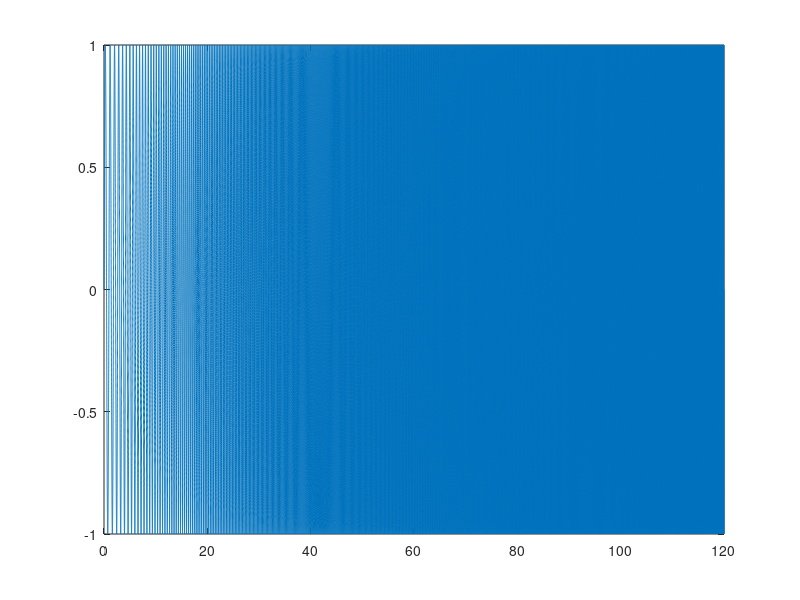

Reproduce this figure in MATLAB. (Note: this script raises an error after producing the figure.)

%% Constant
rad2deg = 180/pi;
deg2rad = 1/rad2deg;
hz2rps = 2*pi;
rps2hz = 1/hz2rps;

% pathSave = 'Skoll_SMI_31July2015';
% fileSave = fullfile(pathSave, 'test.mat');
fileSave = '../Data/run_Run10.mat';
pointDefList = {NaN, 0, 10, 20}; % Predefined GVT nodes for Force, Accel1, and Accel2

% DAQ Setup - This is for the cDAQ Chasis with 9269 and 9229
chanOutNameList = {'DriveOut'};
chanOutNumList = [0];
chanInNameList = {'DriveIn', 'Force', 'Accel1', 'Accel2'};
chanInNumList = [0, 1, 2, 3];

% Define the Excitation
timeDuration_s = 120;
freqExcStart_Hz = 1;
freqExcEnd_Hz = 13;
phaseZero_deg = 0;
ampExcStart_V = 1;
ampExcEnd_V = 1;
ampExcOffset = 0;

% Create the Excitation
freqSample_Hz = 2000;
timeSample_s = 1/freqSample_Hz;
timeExc_s = [0 : timeSample_s : timeDuration_s]';

ampExc_V = ((ampExcEnd_V - ampExcStart_V) * (timeExc_s / timeDuration_s)) + ampExcStart_V;
% ampExc_V = ((ampExcStart_V - ampExcEnd_V)/2 * cos(pi * timeExc_s / timeDuration_s)) + (ampExcStart_V + ampExcEnd_V)/2;

freqExc_hz = ((freqExcEnd_Hz - freqExcStart_Hz) * (timeExc_s / (2 * timeDuration_s))) + freqExcStart_Hz;
signalExc = ampExcOffset + ampExc_V .* sin((freqExc_hz * hz2rps) .* timeExc_s + (phaseZero_deg * deg2rad));

figure; plot(timeExc_s, signalExc)

%%
devListObj = daq.getDevices;
daqSessionObj = daq.createSession('ni');
%daqSessionObj = daq.createSession('National Instruments');

daqSessionObj.Rate = freqSample_Hz;

% Setup the DAQ Channels
daqSessionObj.addAnalogOutputChannel(devListObj(1).ID, chanOutNumList, 'Voltage');
daqSessionObj.addAnalogInputChannel(devListObj(2).ID, chanInNumList, 'Voltage');


%% Create the output signal

% Put the data in the output queue
queueOutputData(daqSessionObj, signalExc);

% Create listeners
lstnOutHandle = addlistener(daqSessionObj, 'DataRequired', @(src, event) src.queueOutputData(signalExc));
lstnInHandle = addlistener(daqSessionObj, 'DataAvailable', @plotData);
% fid1 = fopen('log.bin', 'a');
% lstnInHandle = addlistener(daqSessionObj, 'DataAvailable', @(src, event)logData(src, event, fid1));


%% Run the DAQ
prepare(daqSessionObj); pause(1);
[signalIn, timeIn_s] = startForeground(daqSessionObj);
% startBackground(daqSessionObj);


%% Cleanup
% save a file
save(fileSave, 'timeIn_s', 'signalIn', 'chanInNameList', 'pointDefList', '-mat');

% for indxSig = 1:length(chanInNameList)
%     assignin('base', chanInNameList{indxSig}, signalIn(:,indxSig)); 
% end


% Cleanup
delete(lstnOutHandle);
delete(lstnInHandle);
release(daqSessionObj)


%%
figure; plot(timeIn_s, signalIn);


%%
if 0

    freqSampleIn_Hz = round(1/mean(diff(timeIn_s)));
    winType = 'cosi'; smoothFactor = 9;
    [xxP, ~, freq] = PsdEst([signalIn(:,1), signalIn(:,2)], freqSampleIn_Hz, winType, smoothFactor);
%     [freq, gain_dB, phase_deg, xyC, xyT, xxP, yyP, xyP] = TransFunc(signalIn(:,1), signalIn(:,2), [], freqSampleIn_Hz, winType, smoothFactor);

    PsdPlot(freq, xxP, 'Hz');
%     PsdPlot(freq, [xxP, yyP], 'Hz');
    xlim([1, 100]); legend({'input_V'; 'Force_V'}, 'Interpreter', 'none')
    
%     BodePlot(freq, gain_dB, phase_deg, xyC);
%     xlim([1, 100]); legend({'input'; 'output'}, 'Interpreter', 'none')
    
end
